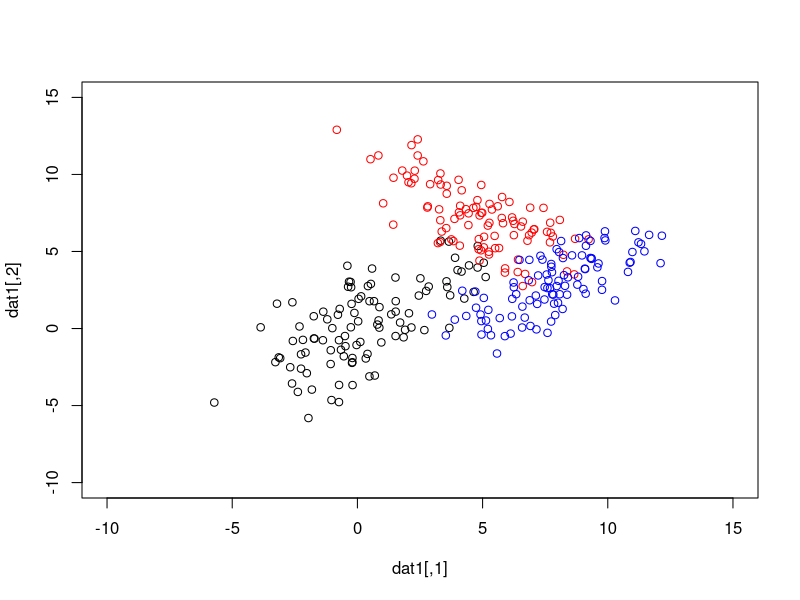
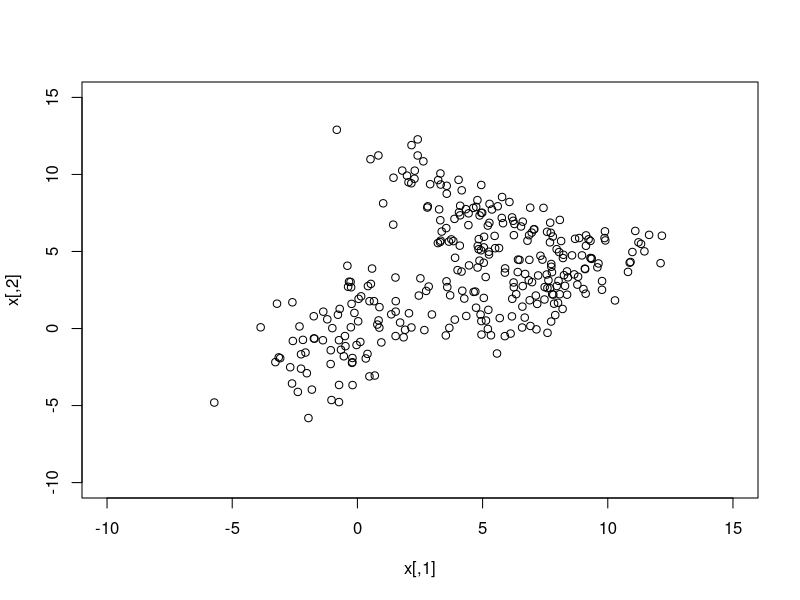
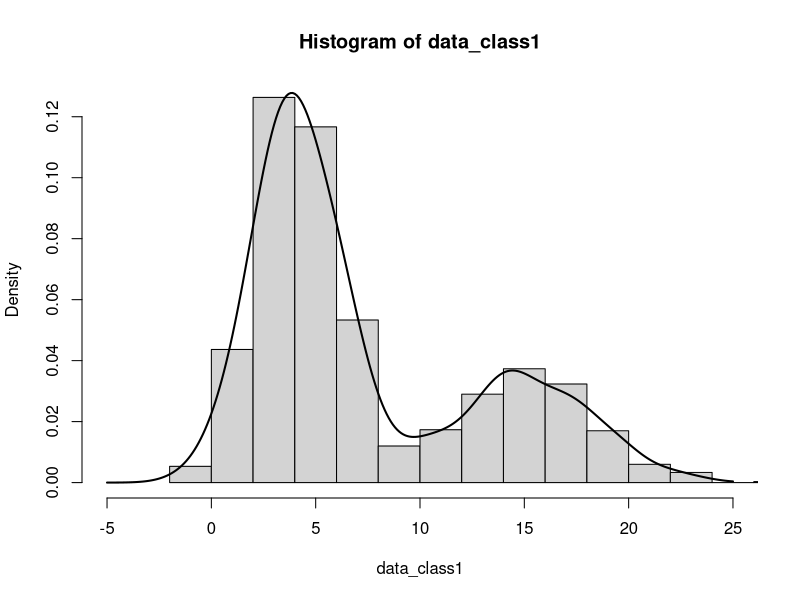
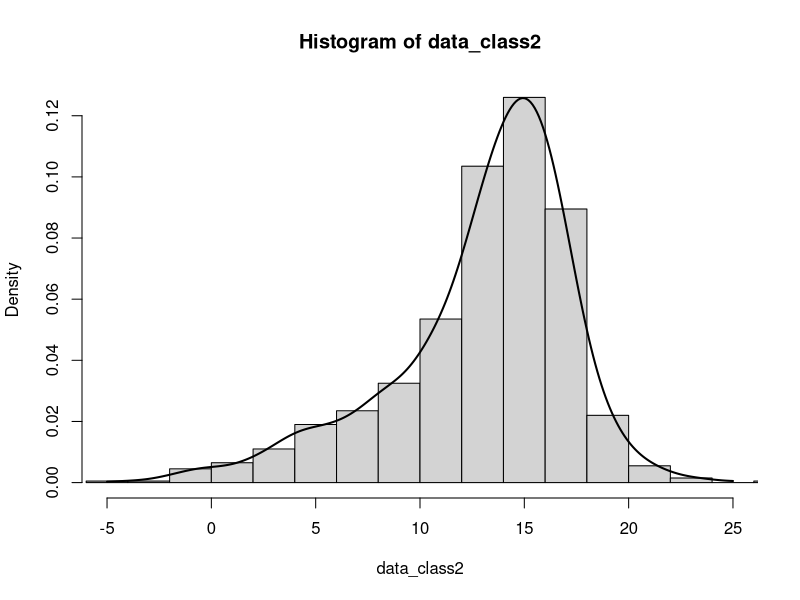
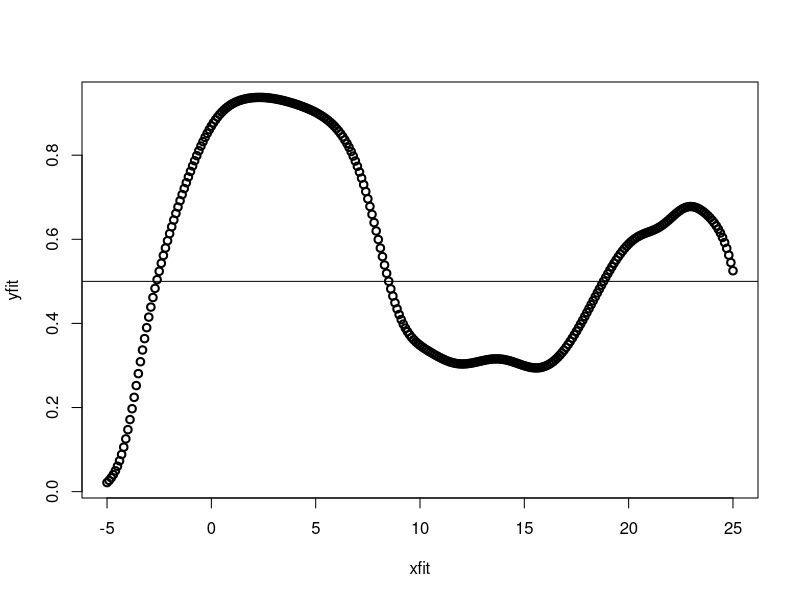

The R source for these figures, in order:
###########################################
# Semi-supervised learning of GMMs - 732A99
###########################################

#install.packages("mvtnorm")
library(mvtnorm)

set.seed(1234567890)

min_change <- 0.001 # min parameter change between two consecutive iterations
N=300 # number of training points
D=2 # number of dimensions
x <- matrix(nrow=N, ncol=D) # training data

# Producing the training data
mu1<-c(0,0)
Sigma1 <- matrix(c(5,3,3,5),D,D)
dat1<-rmvnorm(n = 100, mu1, Sigma1)
mu2<-c(5,7)
Sigma2 <- matrix(c(5,-3,-3,5),D,D)
dat2<-rmvnorm(n = 100, mu2, Sigma2)
mu3<-c(8,3)
Sigma3 <- matrix(c(3,2,2,3),D,D)
dat3<-rmvnorm(n = 100, mu3, Sigma3)
plot(dat1,xlim=c(-10,15),ylim=c(-10,15))
points(dat2,col="red")
points(dat3,col="blue")
x[1:100,]<-dat1
x[101:200,]<-dat2
x[201:300,]<-dat3
plot(x,xlim=c(-10,15),ylim=c(-10,15))

K=3 # number of classes
w <- matrix(nrow=N, ncol=K) # fractional class assignments
pi <- vector(length=K) # mixing coefficients
mu <- matrix(nrow=K, ncol=D) # class conditional means
Sigma <- array(dim=c(D,D,K)) # class conditional covariances
aux <- vector(length=K)

# ML parameter estimation from labeled data
w[,] <- 0
w[1:10,1] <- 1
w[101:110,2] <- 1
w[201:210,3] <- 1
for(k in 1:K) {
  pi[k] <- sum(w[,k]) / sum(w[,])
  for(d in 1:D) {
    mu[k, d] <- sum(x[, d] * w[, k]) / sum(w[,k])
  }
  for(d in 1:D) {
    for(d2 in 1:D) {
      Sigma[d,d2,k]<-sum((x[, d]-mu[k,d]) * (x[, d2]-mu[k,d2]) * w[, k]) / sum(w[,k])
    }
  }
}

pi
mu
Sigma

it <- 0
repeat {
  # Fractional class assignment
  for(n in 1:N) {
    for(k in 1:K) {
      w[n,k] <- pi[k]*dmvnorm(x[n,],mu[k,],Sigma[,,k])
    }
    
    w[n,] <- w[n,]/sum(w[n,])
  }
  
  w[1:10,] <- 0
  w[1:10,1] <- 1
  w[101:110,] <- 0
  w[101:110,2] <- 1
  w[201:210,] <- 0
  w[201:210,3] <- 1
  
  # ML parameter estimation from all data
  oldpi <- pi
  oldmu <- mu
  oldSigma <- Sigma
  for(k in 1:K) {
    pi[k] <- sum(w[,k]) / N
    for(d in 1:D) {
      mu[k, d] <- sum(x[, d] * w[, k]) / sum(w[,k])
    }
    for(d in 1:D) {
      for(d2 in 1:D) {
        Sigma[d,d2,k]<-sum((x[, d]-mu[k,d]) * (x[, d2]-mu[k,d2]) * w[, k]) / sum(w[,k])
      }
    }
  }
  
  # Convergence
  it <- it+1
  conv <- max(max(abs(oldpi-pi)),max(abs(oldmu-mu)),max(abs(oldSigma-Sigma)))
  print(it)
  print(conv)
  if(conv<min_change || it>50){
    break
  }
}

pi
mu
Sigma

# Students should mention in their analysis of the results that the parameter
# values in lines 120-122 are closer to the true ones than the parameter values
# in lines 57-59. This can be seen by comparing conv in the first and last iterations.
# This shows that the unlabeled points contain valuable 
# information that help to estimate the true parameter values more accurately.

#########################
# Kernel methods - 732A99
#########################

set.seed(1234567890)

N_class1 <- 1500
N_class2 <- 1000

data_class1 <- NULL
for(i in 1:N_class1){
  a <- rbinom(n = 1, size = 1, prob = 0.3)
  b <- rnorm(n = 1, mean = 15, sd = 3) * a + (1-a) * rnorm(n = 1, mean = 4, sd = 2)
  data_class1 <- c(data_class1,b)
}

data_class2 <- NULL
for(i in 1:N_class2){
  a <- rbinom(n = 1, size = 1, prob = 0.4)
  b <- rnorm(n = 1, mean = 10, sd = 5) * a + (1-a) * rnorm(n = 1, mean = 15, sd = 2)
  data_class2 <- c(data_class2,b)
}

conditional_class1 <- function(t, h){
  d <- 0
  for(i in 1:N_class1)
    d <- d+dnorm((t-data_class1[i])/h)
  
  return (d/N_class1)
}

# The h value is chosen by visually verifying that the resulting distribution
# fits the data or empirical distribution, i.e. the data histogram.

h <- 1
hist(data_class1,xlim=c(-5,25),probability = TRUE)
xfit <- seq(-5,25, 0.1)
yfit <- conditional_class1(xfit, h)
lines(xfit, yfit, lwd=2)

conditional_class2 <- function(t, h){
  d <- 0
  for(i in 1:N_class2)
    d <- d+dnorm((t-data_class2[i])/h)
  
  return (d/N_class2)
}

h <- 1
hist(data_class2,xlim=c(-5,25),probability = TRUE)
xfit <- seq(-5,25, 0.1)
yfit <- conditional_class2(xfit, h)
lines(xfit, yfit, lwd=2)

# To produce posterior class probabilities, we simply use Bayes theorem.
# Students do not need to implement the solutoin. They just have to mention
# Bayes theorem in their answer to the question.

prob_class1 <- function(t, h){
  prob_class1 <- conditional_class1(t,h)*N_class1/(N_class1 + N_class2)
  prob_class2 <-conditional_class2(t,h)*N_class2/(N_class1 + N_class2)
  
  return (prob_class1/(prob_class1 + prob_class2))
}

h <- 1
xfit <- seq(-5,25, 0.1)
yfit <- prob_class1(xfit, h)
plot(xfit, yfit, lwd=2)
abline(h=0.5)